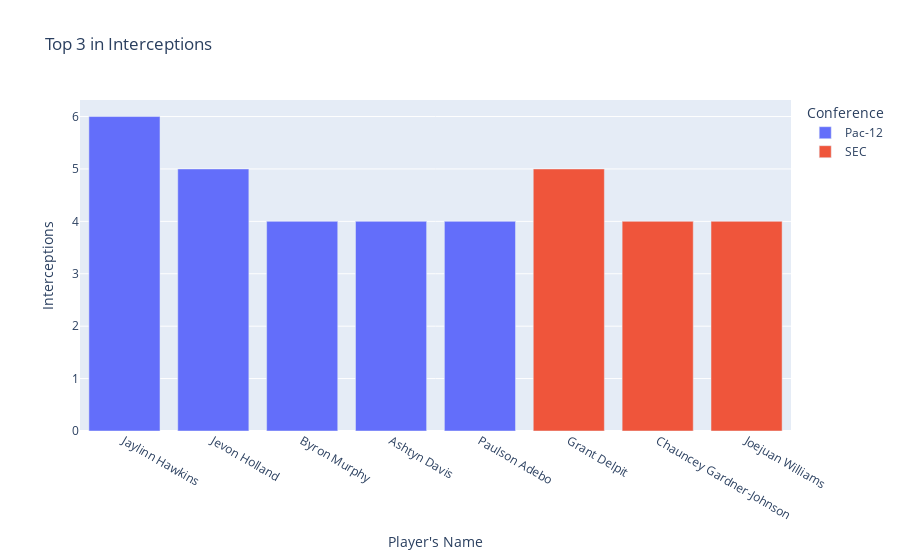

Notebook source saved alongside this figure:
### Code cell
px.bar(x=top_3_interceptions['Player'], y=top_3_interceptions['Int'], color=top_3_interceptions['Conference'], labels={'x':'Player\'s Name', 'y':'Interceptions', 'color':'Conference'}, title='Top 3 in Interceptions')

### Figure 1 — Plotly figure (JSON) as saved in the notebook; plotly's stock layout.template omitted (floating-point values rounded to 4 significant figures)
{"data": [{"alignmentgroup": "True", "hovertemplate": "Conference=Pac-12<br>Player's Name=%{x}<br>Interceptions=%{y}<extra></extra>", "legendgroup": "Pac-12", "marker": {"color": "#636efa", "pattern": {"shape": ""}}, "name": "Pac-12", "offsetgroup": "Pac-12", "orientation": "v", "showlegend": true, "textposition": "auto", "type": "bar", "x": ["Jaylinn Hawkins", "Jevon Holland", "Byron Murphy", "Ashtyn Davis", "Paulson Adebo"], "xaxis": "x", "y": [6, 5, 4, 4, 4], "yaxis": "y"}, {"alignmentgroup": "True", "hovertemplate": "Conference=SEC<br>Player's Name=%{x}<br>Interceptions=%{y}<extra></extra>", "legendgroup": "SEC", "marker": {"color": "#EF553B", "pattern": {"shape": ""}}, "name": "SEC", "offsetgroup": "SEC", "orientation": "v", "showlegend": true, "textposition": "auto", "type": "bar", "x": ["Grant Delpit", "Chauncey Gardner-Johnson", "Joejuan Williams"], "xaxis": "x", "y": [5, 4, 4], "yaxis": "y"}], "layout": {"barmode": "relative", "legend": {"title": {"text": "Conference"}, "tracegroupgap": 0}, "title": {"text": "Top 3 in Interceptions"}, "xaxis": {"anchor": "y", "domain": [0, 1], "title": {"text": "Player's Name"}}, "yaxis": {"anchor": "x", "domain": [0, 1], "title": {"text": "Interceptions"}}}}
